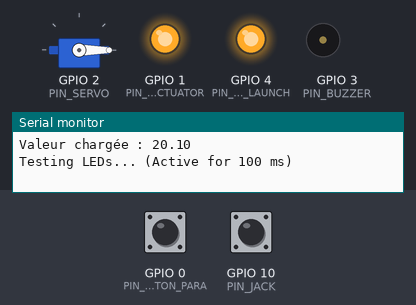
The sketch below on a simulated ESP32. Parts: servo, output pins drawn as LEDs (lit = HIGH), buzzer (waves = sounding), the last lines printed to the serial monitor. Inputs (shaded band) come from the test bench; at power-on: GPIO 0 (PIN_BUTTON_PARA) HIGH, GPIO 10 (PIN_JACK) HIGH. EEPROM starts erased.

Above: at 3.01 s.
At 3.7 s:
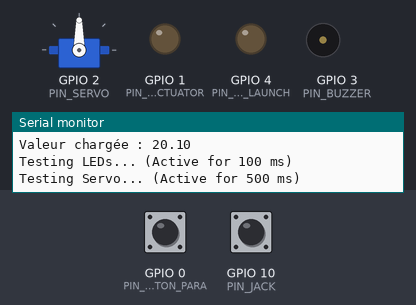
At 5.35 s:
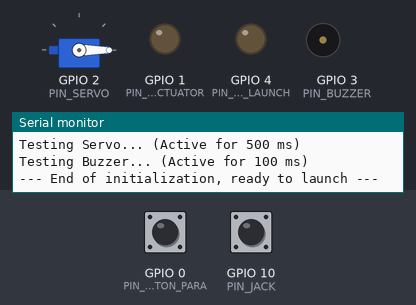
At 8.65 s:
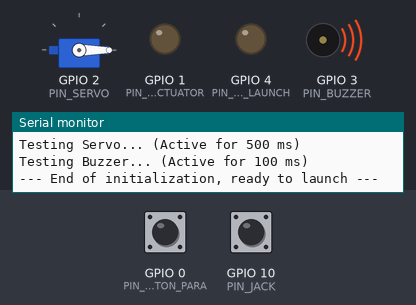
At 23.85 s:
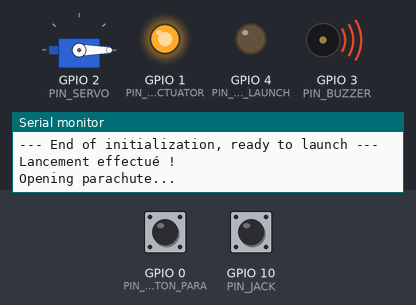
At 25.1 s:
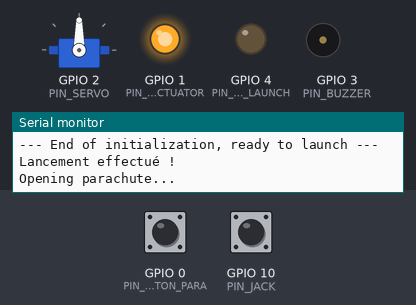
Timing chart, 0 to 40.0 s (numbered marks = the images above):
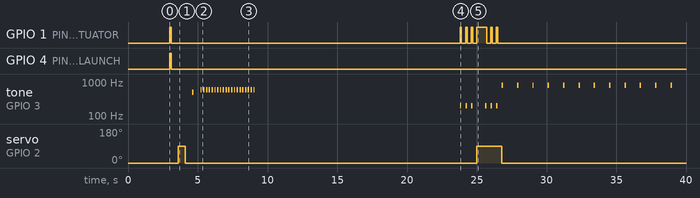

Measured:
- by itself, servo on GPIO 2 (PIN_SERVO): 0° → 90° at 3.6 s, → 0° 0.50 s later, → 90° 20.9 s later, → 0° 1.8 s later
- by itself, GPIO 1 (PIN_LED_ACTUATOR): HIGH → LOW at 3.1 s, → HIGH 20.7 s later, → LOW 0.10 s later, → HIGH 0.30 s later, … (13 changes in this stretch)
- by itself, tone on GPIO 3 (PIN_BUZZER): plays 500 Hz for 0.10 s, 600 Hz for 0.10 s, 600 Hz for 0.10 s, 600 Hz for 0.10 s, 600 Hz for 0.10 s, 600 Hz for 0.10 s … (39 notes in this stretch)

The sketch:

ZeusSequenceur.ino
```cpp
#include "ZeusData.h"
#include "ReseauZeus.h"
#include "ZeusHardware.h"

#define PIN_SERVO 2
#define PIN_JACK 10
#define PIN_BUZZER 3
#define PIN_BUTTON_PARA 0
#define PIN_LED_LAUNCH 4
#define PIN_LED_ACTUATOR 1
#define TIME_FOR_LANDING 251
#define MON_ID 1

uint8_t mac_sequenceur[] = {0xA8, 0x46, 0x74, 0x47, 0xB4, 0xB8};
uint8_t mac_data[] = {0xA0, 0x85, 0xE3, 0xAE, 0x63, 0xC8};
//uint8_t mac_payload[] = {};

ReseauZeus network;
ZeusHardware hardware(PIN_SERVO,PIN_JACK,PIN_BUZZER,PIN_BUTTON_PARA,PIN_LED_LAUNCH,PIN_LED_ACTUATOR);
volatile bool flagLaunch = false;
volatile bool flagButton = false;
volatile unsigned long lastTimeButton = 0;
volatile unsigned long lastTimeJack = 0;
const unsigned long debounceTime = 200;
unsigned long previousMillis = 0;
const long interval = 5000;

void IRAM_ATTR handleLaunchInterrupt() {
  unsigned long now = millis();
  if (now - lastTimeJack > debounceTime) {
    flagLaunch = true;
    flagButton = false;
    lastTimeJack = now;
  }
}

void IRAM_ATTR handleButtonInterrupt() {
  if (flagLaunch == true) {
    return;
  }

  unsigned long now = millis();
  if (now - lastTimeButton > debounceTime) {
    flagButton = true;
    lastTimeButton = now;
  }
}

void setup() {
  Serial.begin(115200);
  delay(2000);
  hardware.begin();
  attachInterrupt(digitalPinToInterrupt(PIN_BUTTON_PARA), handleButtonInterrupt, FALLING);
  attachInterrupt(digitalPinToInterrupt(PIN_JACK), handleLaunchInterrupt, RISING);

  if(hardware.isLaunch()){
    flagLaunch = true;
    flagButton = false;
  }
}

void loop(){
  if (flagLaunch) {
    hardware.launch_done();
    chronologie();
    flagLaunch = false;
  }
  else{
    unsigned long currentMillis = millis();
    if (currentMillis - previousMillis >= interval) {
      previousMillis = currentMillis;
      Serial.println("Waiting...");
    }
  }

  if (flagButton) {
    if (!flagLaunch) {
      flagButton = false;
      hardware.openParaGround();
    }
  }
}

void chronologie(){
  delay(abs(hardware.getTimeForApogee()*1000 - 5500));
  hardware.openParachute();

  float current_time = 0;
  float max_delay = abs(TIME_FOR_LANDING - 7 - hardware.getTimeForApogee());

  while (current_time < max_delay){
    hardware.descent();
    current_time += 1.1;
  }
  Serial.println("---- End of flight ----");
}
```

ReseauZeus.h
```cpp
#ifndef RESEAU_ZEUS_H
#define RESEAU_ZEUS_H

#include <Arduino.h>
#include <WiFi.h>
#include <esp_now.h>
#include "ZeusData.h"

class ReseauZeus {
  public:
    // Définition du type de fonction que le main devra fournir
    typedef void (*UserCallback)(struct_data data);

  private:
    UserCallback _userCallback;
    static ReseauZeus* _instance; // CORRECTION 1: Type mis à jour (ReseauZeus)

    // CORRECTION 2 : Nouvelle signature pour ESP32 Core 3.0+
    // Avant : (const uint8_t * mac, ...)
    // Maintenant : (const esp_now_recv_info_t * info, ...)
    static void OnDataRecv(const esp_now_recv_info_t * info, const uint8_t *incomingData, int len) {
        if (_instance && _instance->_userCallback) {
            struct_data data;
            // Vérification de sécurité de la taille
            if (len == sizeof(data)) {
                memcpy(&data, incomingData, sizeof(data));
                _instance->_userCallback(data);
            }
        }
    }

    // CORRECTION 3 : Nouvelle signature Send pour ESP32 Core 3.0+
    static void OnDataSent(const wifi_tx_info_t *info, esp_now_send_status_t status) {
        // Optionnel : Debug
        // Serial.println(status == ESP_NOW_SEND_SUCCESS ? "Envoi OK" : "Echec Envoi");
    }

  public:
    // CORRECTION 1: Le constructeur doit avoir le même nom que la classe
    ReseauZeus() {
        _instance = this;
    }

    void begin(UserCallback callback) {
        _userCallback = callback;

        WiFi.mode(WIFI_STA);

        // Initialisation ESP-NOW
        if (esp_now_init() != ESP_OK) {
            Serial.println("Erreur Init ESP-NOW");
            return;
        }

        // Enregistrement des callbacks
        esp_now_register_recv_cb(OnDataRecv);
        esp_now_register_send_cb(OnDataSent);

        Serial.println("Réseau Zeus Initialisé");
    }

    void ajouterPair(const uint8_t* macAddr) {
        esp_now_peer_info_t peerInfo = {};
        memcpy(peerInfo.peer_addr, macAddr, 6);
        peerInfo.channel = 0;
        peerInfo.encrypt = false;

        if (esp_now_add_peer(&peerInfo) != ESP_OK) {
            Serial.println("Erreur ajout pair");
        }
    }

    void envoyerBroadcast(struct_data data) {
        // NULL envoie à tous les pairs enregistrés
        esp_now_send(NULL, (uint8_t *) &data, sizeof(data));
    }
};

// Initialisation du pointeur statique (avec le bon type)
ReseauZeus* ReseauZeus::_instance = nullptr;

#endif
```

ZeusData.h
```cpp
#ifndef ZEUS_DATA_H
#define ZEUS_DATA_H

typedef struct struct_data {
  int id_card;            // unique value for each ESP-32 (1 for Sequenceur, 2 for Data, 3 for Payload)
  float time_for_apogee;  // time for apogee (to calculate for the parachute)
  bool launch;            // Launch is done or not (detect by the Sequenceur)
  unsigned long timestamp;// Obtain timestamp for every steps
} struct_data;

#endif
```

ZeusHardware.h
```cpp
#ifndef ZEUS_HARDWARE_H
#define ZEUS_HARDWARE_H

#include <Arduino.h>
#include <Preferences.h>
#include <ESP32Servo.h>

#define FREQUENCY_SERVO 50
#define MIN_PULSE_SERVO 500
#define MAX_PULSE_SERVO 2400
#define INIT_POS_SERVO 0
#define OPEN_POS_SERVO 90
#define LED_BLINK 100
#define SERVO_OPEN_TIME 500
#define BUZ_FREQUENCY_TEST 500


class ZeusHardware {
  private:
    //Sequenceur pin
      const int pinParachute;
      const int pinJack;
      const int pinBuzzer;
      const int pinButtonPara;
      const int pinLedLaunch;
      const int pinLedActuator;

    //Object
    Servo servoPara;
    Preferences prefSeq;

    //Constant
    float timeForApogee;
    unsigned long timerLaunch;
    bool launch;

    void printTestMessage(const __FlashStringHelper* component, int duration) {
      Serial.print(F("Testing "));
      Serial.print(component);
      Serial.print(F("... (Active for "));
      Serial.print(duration);
      Serial.println(F(" ms)"));
    }

    void testHardware() {
      // --- Test LEDs ---
      printTestMessage(F("LEDs"), LED_BLINK);
      delay(500);
      digitalWrite(pinLedLaunch, HIGH);
      digitalWrite(pinLedActuator, HIGH);
      delay(LED_BLINK);
      digitalWrite(pinLedLaunch, LOW);
      digitalWrite(pinLedActuator, LOW);

      // --- Test Servo ---
      printTestMessage(F("Servo"), SERVO_OPEN_TIME);
      delay(500);
      servoPara.write(OPEN_POS_SERVO);
      delay(SERVO_OPEN_TIME);
      servoPara.write(INIT_POS_SERVO);

      // --- Test Buzzer ---
      printTestMessage(F("Buzzer"), LED_BLINK);
      delay(500);
      tone(pinBuzzer, BUZ_FREQUENCY_TEST);
      delay(LED_BLINK);
      noTone(pinBuzzer);

      // Final cooldown
      delay(500);
  }

  public:
    ZeusHardware(int pinP, int pinJ, int pinB, int pinBP, int pinLL, int pinLA) : pinParachute(pinP), pinJack(pinJ), pinBuzzer(pinB), pinButtonPara(pinBP), pinLedLaunch(pinLL), pinLedActuator(pinLA){
      timerLaunch = 0;
      launch = false;
      timeForApogee = 0.0;
    }

    void begin(){
      // Init Hardware
      pinMode(pinJack,INPUT_PULLUP);
      pinMode(pinBuzzer,OUTPUT);
      pinMode(pinLedLaunch,OUTPUT);
      pinMode(pinLedActuator,OUTPUT);
      pinMode(pinButtonPara,INPUT_PULLUP);

      // Init servomotor
      servoPara.setPeriodHertz(FREQUENCY_SERVO);
      servoPara.attach(pinParachute,MIN_PULSE_SERVO,MAX_PULSE_SERVO);
      servoPara.write(INIT_POS_SERVO);

      // Init Memory (NVS)
      prefSeq.begin("zeus_config", false);
      timeForApogee = prefSeq.getFloat("valeur_zeus", 20.1);

      Serial.print("Valeur chargée : ");
      Serial.println(timeForApogee);

      delay(500);

      // Test Hardware (Optional)
      testHardware();

      Serial.println("--- End of initialization, ready to launch ---");
      digitalWrite(pinLedLaunch, HIGH);
    }

    void saveNewApogee(float val) {
        // On n'écrit en mémoire flash QUE si la valeur est différente (pour préserver la durée de vie)
        if (abs(val - timeForApogee) > 0.001) {
            timeForApogee = val;
            prefSeq.putFloat("valeur_zeus", val);
            Serial.println("Mémoire Flash mise à jour !");
        }
    }

    float getTimeForApogee() {
        return timeForApogee;
    }

    void openParachute(){
      Serial.println("Opening parachute...");
      // Total excecution time : 3s
      for (int i = 0; i < 3; i += 1){
        tone(pinBuzzer, 200);
        digitalWrite(pinLedActuator, HIGH);
        delay(100);
        digitalWrite(pinLedActuator, LOW);
        noTone(pinBuzzer);
        delay(300);
      }
      digitalWrite(pinLedActuator, HIGH);
      servoPara.write(OPEN_POS_SERVO);
      delay(600);
      digitalWrite(pinLedActuator, LOW);
      for (int i = 0; i < 3; i += 1){
        tone(pinBuzzer, 200);
        digitalWrite(pinLedActuator, HIGH);
        delay(100);
        digitalWrite(pinLedActuator, LOW);
        noTone(pinBuzzer);
        delay(300);
      }
      servoPara.write(INIT_POS_SERVO);
      Serial.println("Parachute déployé !");
    }

    void launch_done(){
      // Total excecution time : 4s
      digitalWrite(pinLedLaunch, LOW);
      for (int i = 0; i < 20; i += 1){
        tone(pinBuzzer, 600);
        delay(100);
        noTone(pinBuzzer);
        delay(100);
      }
      Serial.println("Lancement effectué !");
    }

    void descent(){
      // Total excecution time : 1.1s
      tone(pinBuzzer, 800);
      delay(100);
      noTone(pinBuzzer);
      delay(1000);
    }

    bool isLaunch(){
      return digitalRead(pinJack) == HIGH;
    }

    bool isButtonPressed(){
      return digitalRead(pinButtonPara) == LOW;
    }

    void openParaGround(){
      Serial.println("Opening parachute...");
      servoPara.write(OPEN_POS_SERVO);
      delay(2000);
      servoPara.write(INIT_POS_SERVO);
    }
};

#endif
```
